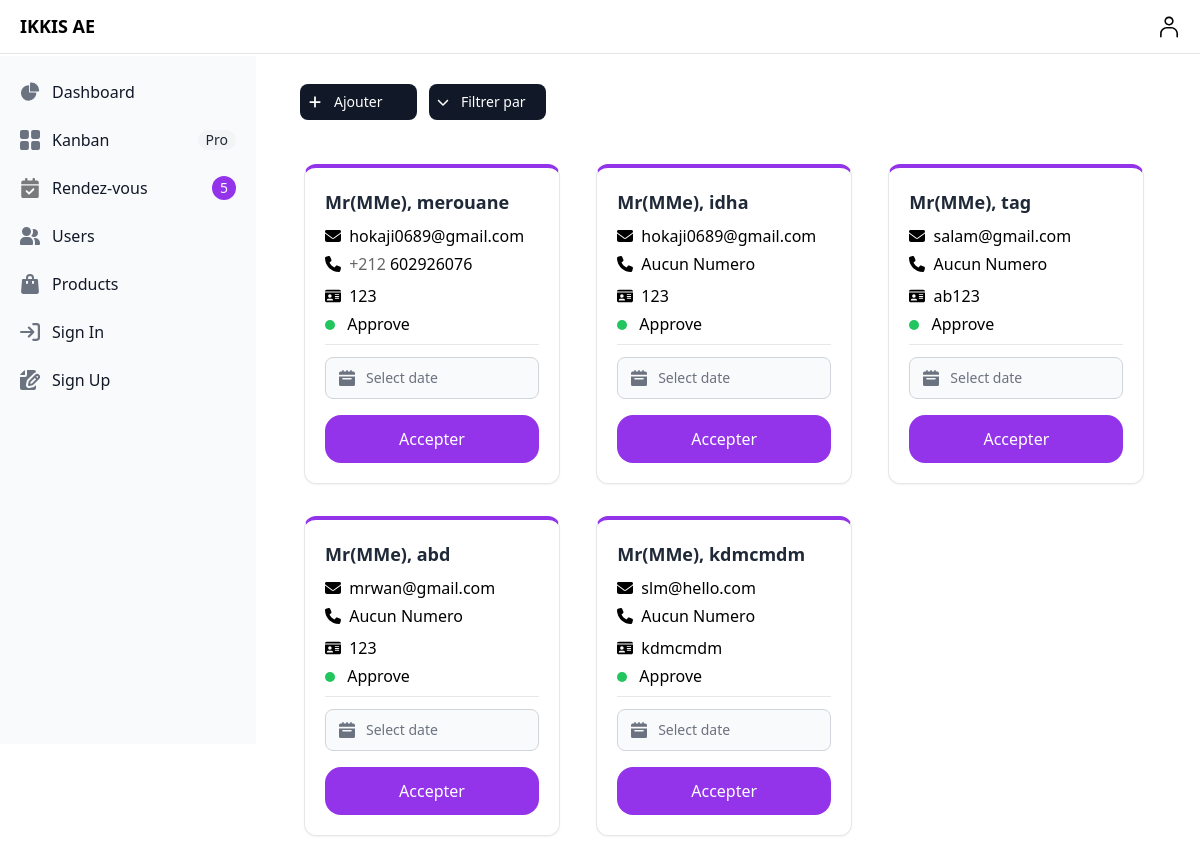
The app's page /dashboard/appointement/active with its own data.
### app/models.py (models this page shows)
class Appointement(models.Model):
    accepted=models.BooleanField(default=False)
    nom=models.CharField(max_length=20,null=True)
    prenom=models.CharField(max_length=30,null=True)
    cni=models.CharField(max_length=10,null=True)
    numero_telephone=models.IntegerField(null=True)
    email=models.EmailField(max_length=20,null=True)
    message=models.CharField(max_length=40,null=True)
    date=models.TextField(null=True)

### sfe/views.py (the view)
# urls.py: path('dashboard/appointement/active',views.active_appoint,name="active_appoint"),
def active_appoint(request):
    new_appointement=Appointement.objects.filter(accepted=True)
    context={
        'new_appointement':new_appointement,
    }
    return render(request,"adm/appointement.html",context)

### templates/adm/appointement.html (shortened to what this page needs)
{% extends 'adm/dash.html' %}
{% block content %}
<div class="sm:ml-72">
          {% include "msg/msg.html" %}
          <div class="sm:flex">
                    <div class="relative flex items-center  space-x-2 sm:space-x-3 mx-48 mb-6 ml-3 py-1">
                        <button  data-modal-target="add-appoint-modal" data-modal-toggle="add-appoint-modal" class="bg-gray-900 inline-flex items-center justify-center w-1/2  py-2 text-sm font-medium text-center text-white rounded-lg bg-primary-700 hover:bg-primary-800 px-2">
                            <p class="px-3">Ajouter&nbsp&nbsp&nbsp&nbsp</p>
                        </button>
                        <button id="dropdownActionButton" data-dropdown-toggle="dropdownAction" class="bg-gray-900 inline-flex items-center justify-center w-1/2  py-2 text-sm font-medium text-center text-white rounded-lg bg-primary-700 hover:bg-primary-800 px-2">
                        <p class="px-3">Filtrer par</p>
                        </button>
                    </div>
                </div>
{% for i in new_appointement  %}
<div class="lg:w-64 h-80 mx-4 bg-white border border-t-4 border-t-purple-600 shadow-sm rounded-xl inline-block my-4 ">
          <div class="p-4 md:p-5">
                    <h3 class="text-lg font-bold text-gray-800">
                      Mr(MMe), {{i.nom}}
                    </h3>
                    <div class="pt-2">
                              <p class="inline-block">{{i.email}}</p>
                    </div>
                    <div >
                          {% if not i.numero_telephone is None %}
                              <div class="pt-1 inline-block mr-3">
                                        <p class="inline-block"><span class="opacity-60">+212</span> {{i.numero_telephone}}</p>
                              </div>
                              {% else %}
                              <div class="pt-1 inline-block mr-3">
                                      Aucun Numero
                              </div>
                          {% endif %}
                              <div class="py-0.5"></div>
                              <div class="pt-1 inline-block mr-4">
                                        <p class="inline-block">{{i.cni}}</p>
                              </div>
                    </div>
                    <div class="pt-1 inline-block mr-4">
                      {% if i.accepted %}
                      <div class="h-2.5 w-2.5 rounded-full bg-green-500 me-2 inline-block"></div>
                      <p class="inline-block">Approve</p>
                      {% else %}
                      <div class="h-2.5 w-2.5 rounded-full bg-red-500 me-2 inline-block"></div>
                      <p class="inline-block">Inpprove</p>
                      {% endif %}
                    </div>
                    <div class="border-b pt-2">
                    </div>
                    <div>
                    <div class="relative max-w-sm mt-3 ">
                      <div class="absolute inset-y-0 start-0 flex items-center ps-3.5 pointer-events-none">
                      </div>
                      <form method="POST" action="{% url 'approve_appoint' app_id=i.id %}">
                      <input readonly datepicker type="text" name="date" id="date" class=" bg-gray-50 border border-gray-300 text-gray-900 text-sm rounded-lg focus:ring-blue-500 focus:border-blue-500 block w-full ps-10 p-2.5 " placeholder="Select date">
                      </div>
                      <button class="block mt-4 w-full bg-purple-600 text-white py-3 rounded-2xl hover:bg-yellow-300 transition " >Accepter</button>
                    </div>
                    </div>
                  </div>
{% endfor %}
</div>
{% endblock content %}

### records on screen
Appointement: nom "merouane", email "hokaji0689@gmail.com", numero_telephone "602926076", cni "123", accepted True (drawn)
Appointement: nom "idha", email "hokaji0689@gmail.com", shows "Aucun Numero", cni "123", accepted True (drawn)
Appointement: nom "tag", email "salam@gmail.com", shows "Aucun Numero", cni "ab123", accepted True (drawn)
Appointement: nom "abd", email "mrwan@gmail.com", shows "Aucun Numero", cni "123", accepted True (drawn)
Appointement: nom "kdmcmdm", email "slm@hello.com", shows "Aucun Numero", cni "kdmcmdm", accepted True (drawn)

### other values on screen
{{ new_appointement.count }} "5"
